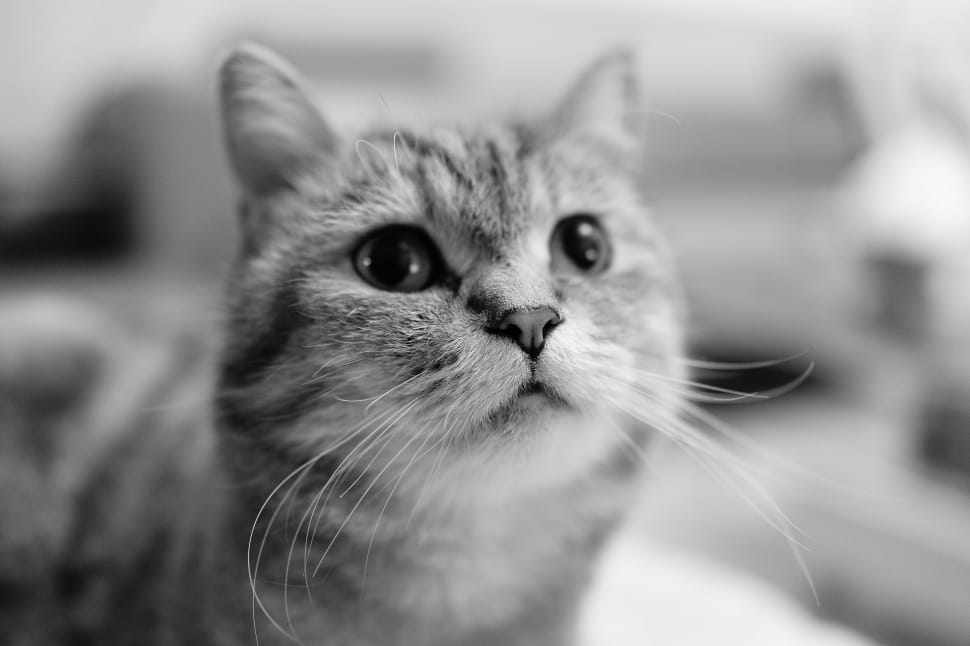
#> input picture Verification/image.jpg, 970 x 646 px
$ python generator.py
#> lines starting #> are read from the running program, lines starting #| are printed output that depends on the picture
import numpy as np
import cv2
from PIL import Image


image = cv2.imread('./image.jpg',0)
#> image is the input picture: shape (646, 970); min 0, max 249, mean 145.8
image = cv2.resize(image, (32, 31), interpolation=cv2.INTER_AREA)
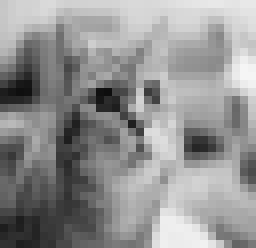
#> image: shape (31, 32) (shown 8 times larger); min 14, max 245, mean 145.8

arr_res = np.array(image)
arr_odd = arr_res[::2]

ELA = np.zeros([15, 32])
for row in range(15):
    for col in range(32):
        if(col==0 or col==31):
            ELA[row][col] = int((int(arr_odd[row][col]) + int(arr_odd[row+1][col]))/2)
        else:
            a = int(arr_odd[row][col-1])
            b = int(arr_odd[row][col])
            c = int(arr_odd[row][col+1])
            d = int(arr_odd[row+1][col-1])
            e = int(arr_odd[row+1][col])
            f = int(arr_odd[row+1][col+1])

            D1 = abs(a-f)
            D2 = abs(b-e)
            D3 = abs(c-d)

            if(D2 <= D1 and D2 <= D3):
                ELA[row][col] = int((int(arr_odd[row][col]) + int(arr_odd[row+1][col]))/2)
            elif(D1 <= D2 and D1 <= D3):
                ELA[row][col] = int((int(arr_odd[row][col-1]) + int(arr_odd[row+1][col+1]))/2)
            else:
                ELA[row][col] = int((int(arr_odd[row][col+1]) + int(arr_odd[row+1][col-1]))/2)

for row in range(15):
    for col in range(32):
        arr_res[2*row+1][col] = ELA[row][col]
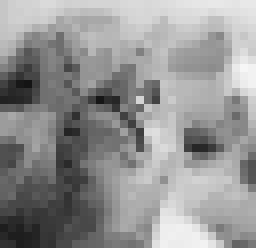
#> arr_res: shape (31, 32) (shown 8 times larger); min 21, max 245, mean 147.1

np.savetxt('./img.dat', arr_odd, fmt="%d")
np.savetxt('./golden.dat', arr_res, fmt="%d")


file = open('./img.dat',"w")
for row in range(16):
    for col in range(32):
        file.write(hex(arr_odd[row][col])[2:])
        file.write('\r')
file.close()


file = open('./golden.dat',"w")
for row in range(31):
    for col in range(32):
        file.write(hex(arr_res[row][col])[2:])
        file.write('\r')
file.close()
